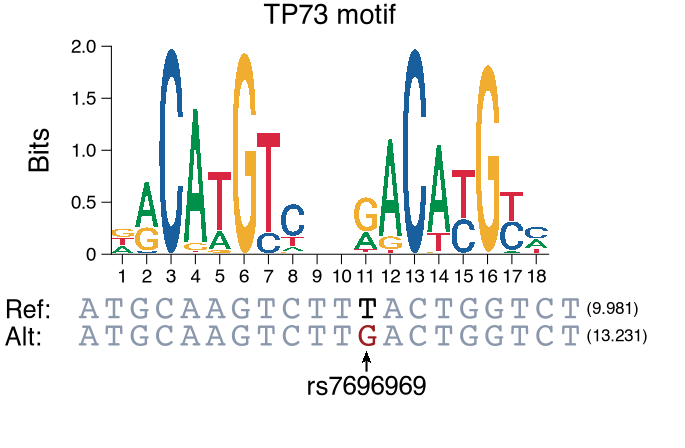

Source code (R):
# Fig 5h — TP73 motif (JASPAR MA0861.1) as an information-content logo, with the reference and alternate
# alleles of rs7696969 written beneath in monospace and the variant base marked by an arrow.
#
# Measured from the published vector panel (Fig. 5 is printed at 95 %; values here are / 0.95):
#   logo   : ggseqlogo letter polygons; panel 37.2 x 17.7 mm; y 0-2 bits with no expansion, breaks 0.5;
#            18 positions, letters 0.95 of a slot; A #00904A, C #1A5F9D, G #F1AD30, T #D92641; per-position
#            letter heights digitised from the polygon boxes into figures/data/fig5h_logo.csv;
#   text   : 4.5 pt tick labels, 6.5 pt "Bits" and centred title; sequences 8 pt Courier, #8B98AC, 6.1 pt
#            advance (not aligned to the logo slots), variant base black (ref) / #9A1D20 (alt); "Ref:"/"Alt:"
#            6 pt; FIMO scores 4 pt; rsID 6.2 pt under a 5 pt arrow with the paper's notched 3 pt head.
#
#   Rscript figures/fig5h_logo.R   # -> figures/fig5h_logo.{pdf,png}
suppressPackageStartupMessages({ library(ggplot2); library(dplyr); library(patchwork); library(ggseqlogo) })
source("R/theme_sce2g.R")
S <- sce2g$type$size_pt; k <- 1 / 0.95
txt <- function(size) size / .pt

logo <- read.csv("figures/data/fig5h_logo.csv")
m <- t(as.matrix(logo[, c("A", "C", "G", "T")])); colnames(m) <- logo$position
cols <- make_col_scheme(chars = c("A", "C", "G", "T"), cols = c("#00904A", "#1A5F9D", "#F1AD30", "#D92641"))

# sequences: 20 letters at a 5.8 pt printed advance starting 7.7 pt left of slot 1 (x in slot units, y in bits)
seqs <- c(ref = "ATGCAAGTCTTTACTGGTCT", alt = "ATGCAAGTCTTGACTGGTCT")
sx <- ((401.7 + 5.8 * 0:19) - 409.39) / 5.57 + 1
seq_df <- bind_rows(lapply(names(seqs), function(n) tibble(row = n, letter = strsplit(seqs[[n]], "")[[1]], x = sx, i = 0:19))) %>%
  mutate(y = ifelse(row == "ref", -0.616, -0.877),
         colour = case_when(i != 11 ~ "#8B98AC", row == "ref" ~ "black", TRUE ~ "#9A1D20"))
lab <- function(x, y, label, size, ...) annotate("text", x = x, y = y, label = label, size = txt(size), family = sce2g_font, vjust = 0, ...)

p <- ggplot() +
  geom_logo(m, method = "custom", seq_type = "dna", col_scheme = cols) +
  geom_text(data = seq_df, aes(x, y, label = letter, colour = colour), size = txt(8), family = "Courier", hjust = 0.5, vjust = 0) +
  scale_colour_identity() +
  lab(-3.83, -0.616, "Ref:", 6, hjust = 0) + lab(-3.83, -0.877, "Alt:", 6, hjust = 0) +
  lab(20.05, -0.575, "(9.981)", 4, hjust = 0) + lab(20.05, -0.836, "(13.231)", 4, hjust = 0) +
  annotate_arrow_sce2g(11.03, -0.93, length_pt = 4.74 * k, head_len = 2.84 * k, stem = 0.475 * k) +   # the paper's notched head
  lab(11.03, -1.35, "rs7696969", 6.2) +
  scale_x_continuous(breaks = 1:18) +
  scale_y_continuous(breaks = seq(0, 2, 0.5), labels = c("0", "0.5", "1.0", "1.5", "2.0")) +
  coord_cartesian(xlim = c(0.55, 18.51), ylim = c(0, 2), expand = FALSE, clip = "off") +
  labs(x = NULL, y = "Bits", title = "TP73 motif") +
  theme_sce2g() + theme(axis.text = element_text(size = S$annotation), axis.ticks.x = element_line(), plot.margin = margin(4, 30, 42, 4))
fig <- p + plot_layout(widths = unit(100.065 * k, "pt"), heights = unit(47.598 * k, "pt"))
save_panel(fig, "figures/fig5h_logo.pdf", width_mm = 58, height_mm = 38)
save_panel(fig, "figures/fig5h_logo.png", width_mm = 58, height_mm = 38)
cat("wrote figures/fig5h_logo.{pdf,png}\n")
